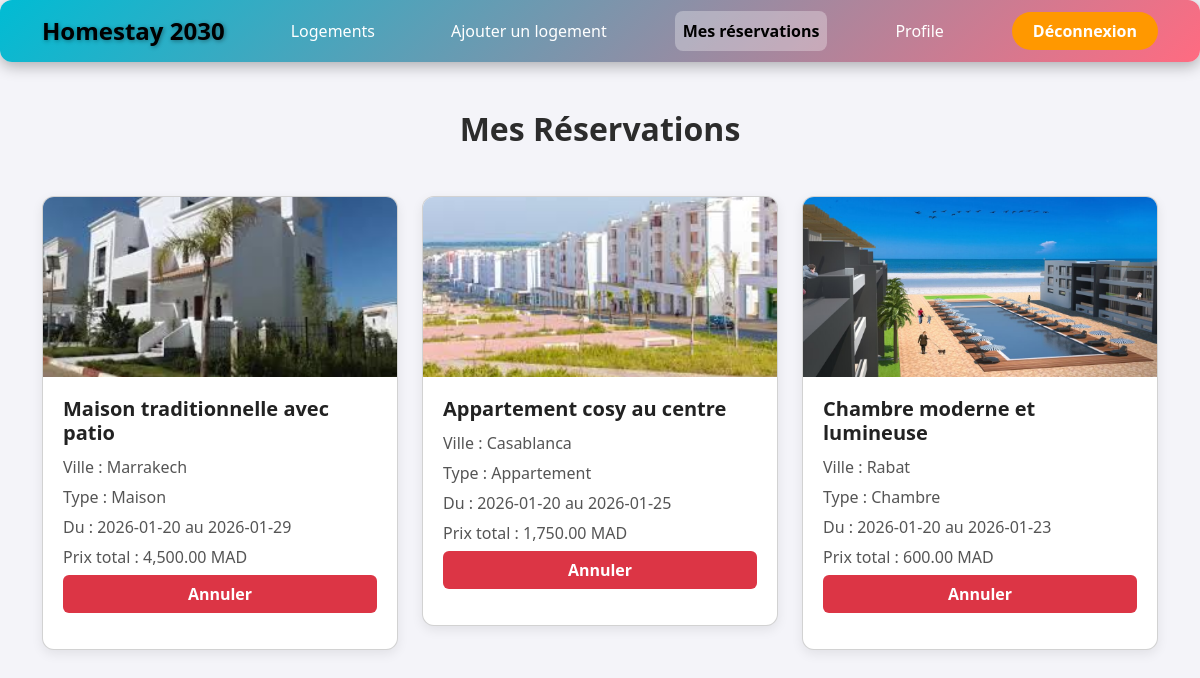
The page /mes_reservations.php (signed in) on the database its author committed.
### tables this page shows
CREATE TABLE `reservations` (
  `id` int(11) NOT NULL,
  `logement_id` int(11) NOT NULL,
  `user_id` int(11) NOT NULL,
  `date_debut` date NOT NULL,
  `date_fin` date NOT NULL,
  `prix_total` decimal(10,2) NOT NULL,
  `created_at` timestamp NOT NULL DEFAULT current_timestamp()
);

CREATE TABLE `logements` (
  `id` int(11) NOT NULL,
  `user_id` int(11) NOT NULL,
  `titre` varchar(150) DEFAULT NULL,
  `ville` varchar(100) NOT NULL,
  `type_logement` enum('Chambre','Appartement','Maison') NOT NULL,
  `capacite` int(11) NOT NULL,
  `equipements` text DEFAULT NULL,
  `image` varchar(255) NOT NULL,
  `prix` decimal(10,2) DEFAULT NULL,
  `prix_suggere_ia` decimal(10,2) DEFAULT NULL,
  `created_at` timestamp NOT NULL DEFAULT current_timestamp()
);

### mes_reservations.php (the view, shortened to what this page needs)
<?php
require 'db.php';
include 'menu.php';
$user_id = $_SESSION['user_id'];
$stmt = $pdo->prepare("
    SELECT r.*, l.titre, l.ville, l.type_logement, l.image
    FROM reservations r
    JOIN logements l ON r.logement_id = l.id
    WHERE r.user_id = ?
    ORDER BY r.date_debut DESC
");
$stmt->execute([$user_id]);
$reservations = $stmt->fetchAll();
?>
<!DOCTYPE html>
<html lang="fr">
<head>
    <link href="https://cdn.jsdelivr.net/npm/bootstrap@5.3.0/dist/css/bootstrap.min.css" rel="stylesheet">
</head>
<body>
<div class="container py-5">
    <h2 class="text-center mb-5">Mes Réservations</h2>
    <div class="row">
        <?php if(empty($reservations)): ?>
            <p class="text-center">Vous n'avez encore aucune réservation.</p>
        <?php else: ?>
            <?php foreach($reservations as $res): ?>
            <div class="col-md-4">
                <div class="card card-reservation">
                    <img src="image/<?= htmlspecialchars($res['image']) ?>" alt="<?= htmlspecialchars($res['titre']) ?>">
                    <div class="card-body">
                        <h5><?= htmlspecialchars($res['titre']) ?></h5>
                        <p>Ville : <?= htmlspecialchars($res['ville']) ?></p>
                        <p>Type : <?= htmlspecialchars($res['type_logement']) ?></p>
                        <p>Du : <?= htmlspecialchars($res['date_debut']) ?> au <?= htmlspecialchars($res['date_fin']) ?></p>
                        <p>Prix total : <?= number_format($res['prix_total'],2) ?> MAD</p>
                        <form method="POST" action="annuler_reservation.php" onsubmit="return confirm('Voulez-vous vraiment annuler cette réservation ?');">
                            <button type="submit" class="btn btn-cancel w-100">Annuler</button>
                        </form>
                    </div>
                </div>
            </div>
            <?php endforeach; ?>
        <?php endif; ?>
    </div>
</div>
</body>
</html>

### menu.php (shortened to what this page needs)
<nav class="navbar navbar-expand-lg navbar-custom">
    <div class="container">
        <span class="navbar-brand" style="color: black;">Homestay 2030</span>
        <div class="collapse navbar-collapse" id="navbarMenu">
            <ul class="navbar-nav">
                <li class="nav-item">
                    <a class="nav-link <?= basename($_SERVER['PHP_SELF'])=='logements.php'?'active':'' ?>" href="logements.php">Logements</a>
                </li>
                <li class="nav-item">
                    <a class="nav-link <?= basename($_SERVER['PHP_SELF'])=='ajouter_logement.php'?'active':'' ?>" href="ajouter_logement.php">Ajouter un logement</a>
                </li>
                <li class="nav-item">
                    <a class="nav-link <?= basename($_SERVER['PHP_SELF'])=='mes_reservations.php'?'active':'' ?>" href="mes_reservations.php">Mes réservations</a>
                </li>
                <li class="nav-item">
                    <a class="nav-link <?= basename($_SERVER['PHP_SELF'])=='profile.php'?'active':'' ?>" href="profile.php">Profile</a>
                </li>
                <li class="nav-item">
                    <a class="btn btn-logout" href="deconnexion.php">Déconnexion</a>
                </li>
            </ul>
        </div>
    </div>
</nav>

### menu.php (style rules this page uses)
.navbar-custom { background: linear-gradient(135deg, #00bcd4, #ff6b81); padding: 0.8rem 2rem; border-radius: 12px; box-shadow: 0 4px 15px rgba(0,0,0,0.3); font-family: 'Segoe UI', sans-serif; }
.navbar-custom .navbar-brand { font-weight: 700; color: #fff; font-size: 1.5rem; text-shadow: 1px 1px 4px rgba(0,0,0,0.4); }
.navbar-custom .navbar-nav { display: flex; align-items: center; gap: 60px; margin-left: auto; }
.navbar-custom .nav-link { color: #fff; font-weight: 500; padding: 8px 15px; border-radius: 8px; transition: all 0.3s ease; text-decoration: none; }
.navbar-custom .nav-link.active { background-color: rgba(255,255,255,0.3); font-weight: 700; color: #fff; }
.navbar-custom .btn-logout { background-color: #ff9800; color: #fff; border-radius: 50px; padding: 6px 20px; font-weight: 600; transition: all 0.3s ease; }

### mes_reservations.php (style rules this page uses)
body { background-color: #f4f4f9; font-family: 'Segoe UI', sans-serif; min-height: 100vh; }
h2 { color: #2c2c2c; font-weight: 600; }
.card-reservation { border-radius: 12px; overflow: hidden; margin-bottom: 30px; background-color: #ffffff; box-shadow: 0 4px 12px rgba(0,0,0,0.08); transition: transform 0.25s ease, box-shadow 0.25s ease; }
.card-reservation img { height: 180px; object-fit: cover; width: 100%; }
.card-reservation .card-body { padding: 20px; }
.card-reservation h5 { font-weight: 600; margin-bottom: 10px; color: #222; }
.card-reservation p { margin-bottom: 6px; color: #555; }
.btn-cancel { background-color: #dc3545; color: #fff; border-radius: 6px; font-weight: 600; transition: background-color 0.3s ease; }

### rows shown on the page
reservations: logement.image (picture), logement.titre "Maison traditionnelle avec patio", logement.ville "Marrakech", logement.type_logement "Maison", date_debut "2026-01-20", date_fin "2026-01-29", prix_total "4,500.00"
reservations: logement.image (picture), logement.titre "Appartement cosy au centre", logement.ville "Casablanca", logement.type_logement "Appartement", date_debut "2026-01-20", date_fin "2026-01-25", prix_total "1,750.00"
reservations: logement.image (picture), logement.titre "Chambre moderne et lumineuse", logement.ville "Rabat", logement.type_logement "Chambre", date_debut "2026-01-20", date_fin "2026-01-23", prix_total "600.00"
